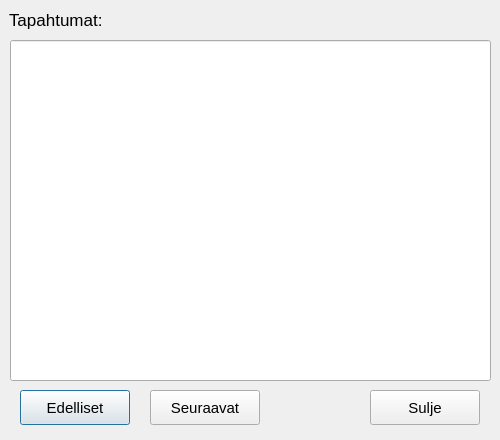
<?xml version="1.0" encoding="UTF-8"?>
<ui version="4.0">
 <class>Transactions</class>
 <widget class="QDialog" name="Transactions">
  <property name="geometry">
   <rect>
    <x>0</x>
    <y>0</y>
    <width>500</width>
    <height>440</height>
   </rect>
  </property>
  <property name="windowTitle">
   <string>Dialog</string>
  </property>
  <widget class="QLabel" name="label">
   <property name="geometry">
    <rect>
     <x>9</x>
     <y>9</y>
     <width>96</width>
     <height>21</height>
    </rect>
   </property>
   <property name="font">
    <font>
     <pointsize>13</pointsize>
    </font>
   </property>
   <property name="text">
    <string>Tapahtumat:</string>
   </property>
  </widget>
  <widget class="QPushButton" name="LastButton">
   <property name="geometry">
    <rect>
     <x>20</x>
     <y>390</y>
     <width>110</width>
     <height>35</height>
    </rect>
   </property>
   <property name="sizePolicy">
    <sizepolicy hsizetype="Fixed" vsizetype="Fixed">
     <horstretch>110</horstretch>
     <verstretch>35</verstretch>
    </sizepolicy>
   </property>
   <property name="minimumSize">
    <size>
     <width>110</width>
     <height>35</height>
    </size>
   </property>
   <property name="font">
    <font>
     <pointsize>11</pointsize>
    </font>
   </property>
   <property name="text">
    <string>Edelliset</string>
   </property>
  </widget>
  <widget class="QPushButton" name="CloseButton">
   <property name="geometry">
    <rect>
     <x>370</x>
     <y>390</y>
     <width>110</width>
     <height>35</height>
    </rect>
   </property>
   <property name="sizePolicy">
    <sizepolicy hsizetype="Fixed" vsizetype="Fixed">
     <horstretch>110</horstretch>
     <verstretch>35</verstretch>
    </sizepolicy>
   </property>
   <property name="minimumSize">
    <size>
     <width>110</width>
     <height>35</height>
    </size>
   </property>
   <property name="font">
    <font>
     <pointsize>11</pointsize>
    </font>
   </property>
   <property name="text">
    <string>Sulje</string>
   </property>
  </widget>
  <widget class="QPushButton" name="NextButton">
   <property name="geometry">
    <rect>
     <x>150</x>
     <y>390</y>
     <width>110</width>
     <height>35</height>
    </rect>
   </property>
   <property name="sizePolicy">
    <sizepolicy hsizetype="Fixed" vsizetype="Fixed">
     <horstretch>110</horstretch>
     <verstretch>35</verstretch>
    </sizepolicy>
   </property>
   <property name="minimumSize">
    <size>
     <width>110</width>
     <height>35</height>
    </size>
   </property>
   <property name="font">
    <font>
     <pointsize>11</pointsize>
    </font>
   </property>
   <property name="text">
    <string>Seuraavat</string>
   </property>
  </widget>
  <widget class="QLineEdit" name="LineEdit">
   <property name="geometry">
    <rect>
     <x>10</x>
     <y>40</y>
     <width>481</width>
     <height>341</height>
    </rect>
   </property>
  </widget>
 </widget>
 <resources/>
 <connections>
  <connection>
   <sender>CloseButton</sender>
   <signal>clicked()</signal>
   <receiver>Transactions</receiver>
   <slot>close()</slot>
   <hints>
    <hint type="sourcelabel">
     <x>429</x>
     <y>407</y>
    </hint>
    <hint type="destinationlabel">
     <x>249</x>
     <y>219</y>
    </hint>
   </hints>
  </connection>
 </connections>
</ui>
